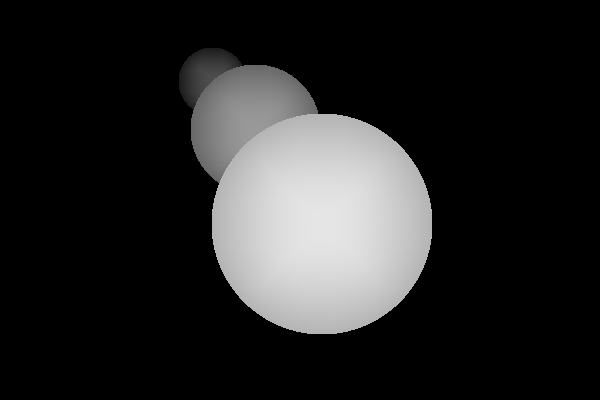
#> input picture Input/Balls.png, 600 x 400 px; its folder holds only this picture in this run
$ python PyStereogramAnimated.py Input/Balls.png
#> lines starting #> are read from the running program, lines starting #| are printed output that depends on the picture
#> further down, depthAll is the input picture: PIL image 600x400 RGBA; mean R, G, B, A 37.3, 37.3, 37.3, 255
### MakeBG.py
#Imports
from PIL import Image
from random import randint

def main(tilesize, imsize):
#> called with tilesize = 50, imsize = (600, 400)
    dots = []

    #Generate randomized tile image
    for i in range(tilesize*tilesize):
        if randint(0,1):
            dots.append(
                (randint(0,127), randint(0,127), randint(0,127))
            )
        else:
            dots.append(
                (randint(127,255), randint(127,255), randint(127,255))
            )

    ##for i in range(50):
    ##    dots.append((i%2*255, 0, 0))

    tile = Image.new('RGB', (tilesize,tilesize))
#> tile: PIL image 50x50 RGB; every value is 0
    tile.putdata(dots)
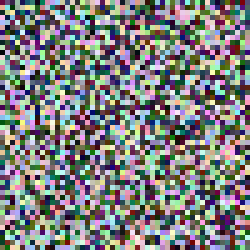
#> tile: PIL image 50x50 RGB (shown 5 times larger); mean R, G, B 125.7, 126.8, 126.7

    #Tile image on new image
    img = Image.new('RGB', imsize)
#> img: PIL image 600x400 RGB; every value is 0
    for x in range(0, imsize[0], tilesize):
        for y in range(0, imsize[1], tilesize):
    ##        print(left, top)
            img.paste(tile, (x, y))
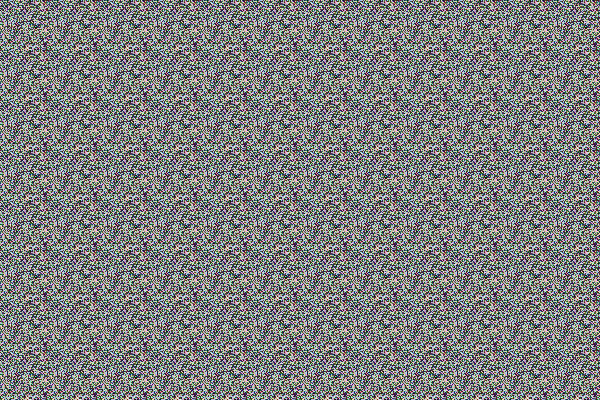
#> img: PIL image 600x400 RGB; mean R, G, B 125.7, 126.8, 126.7

    #Create focusing squares
    dot = Image.new('RGB', (10,10))
    dot.putdata([(255,0,0)] * 100)

    for x in range(20, imsize[0], tilesize):
        img.paste(dot, (x, 10))
        img.paste(dot, (x, imsize[1]-20))

    #Save base image
    img.save('BaseAuto.png')
    tile.save('BaseAuto.tile.png')

# [2 lines that do not run on import are left out]

### PyStereogramAnimated.py
#Imports
from PIL import Image, GifImagePlugin
import numpy as np
import sys

TILESIZE=50

##  TODO: Custom delay
##  TODO: Move BG

#Get input
depthImName = sys.argv[1:2]
if depthImName == []:
    depthImName = input("Depthmap? ")
    depthImName = ("Depth.png" if depthImName == "" else depthImName)
else:
    depthImName = depthImName[0]

movement = sys.argv[2:3]
if movement == []:
    movement = 20
else:
    movement = movement[0]

#Open depthmap
try:
    depthAll = Image.open(depthImName)
except FileNotFoundError:
    depthAll = Image.open("Input/" + depthImName)

outputGIF = []

for frame in range(0,depthAll.n_frames):
    print("Creating tile...")
    import MakeBG
    MakeBG.main(TILESIZE,np.array(depthAll).shape[1::-1])

    print("Opening images...")
    base = np.array(Image.open("BaseAuto.png"))

    depthAll.seek(frame)
    depth = np.array(depthAll)
    print("Creating arrays...")
    depth -= depth.min()
    depth = depth * ((TILESIZE / 3) / depth.max())
    #depth = (depth * -1) + (depth.max())
    diffmap = []
    newImage = []
    for i in range(base.shape[1]):
        diffmap.append([0] * base.shape[0])
        newImage.append([0] * base.shape[0])

    print("Calculating shift...")
    for x in range(len(diffmap)-1,-1,-1):
        for y in range(len(diffmap[0])):
#> (the run stopped early here; a loop or call above may not have finished)

$ run again, on Input/Suzanne.png
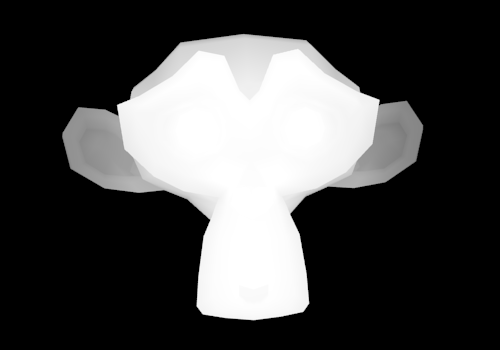
#> input picture Input/Suzanne.png, 500 x 350 px
#> depthAll is the input picture: PIL image 500x350 RGBA; mean R, G, B, A 71.7, 71.7, 71.7, 255
#> after the loop in main, `for x in range(0, imsize[0], tilesize):`:
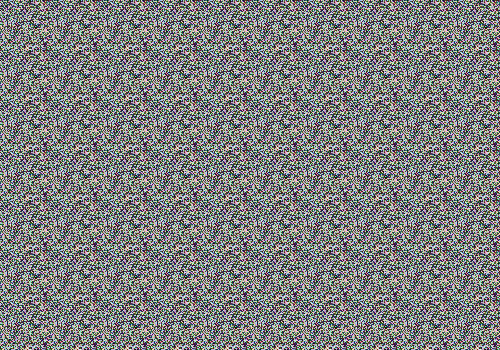
#> img: PIL image 500x350 RGB; mean R, G, B 125.7, 126.8, 126.7
